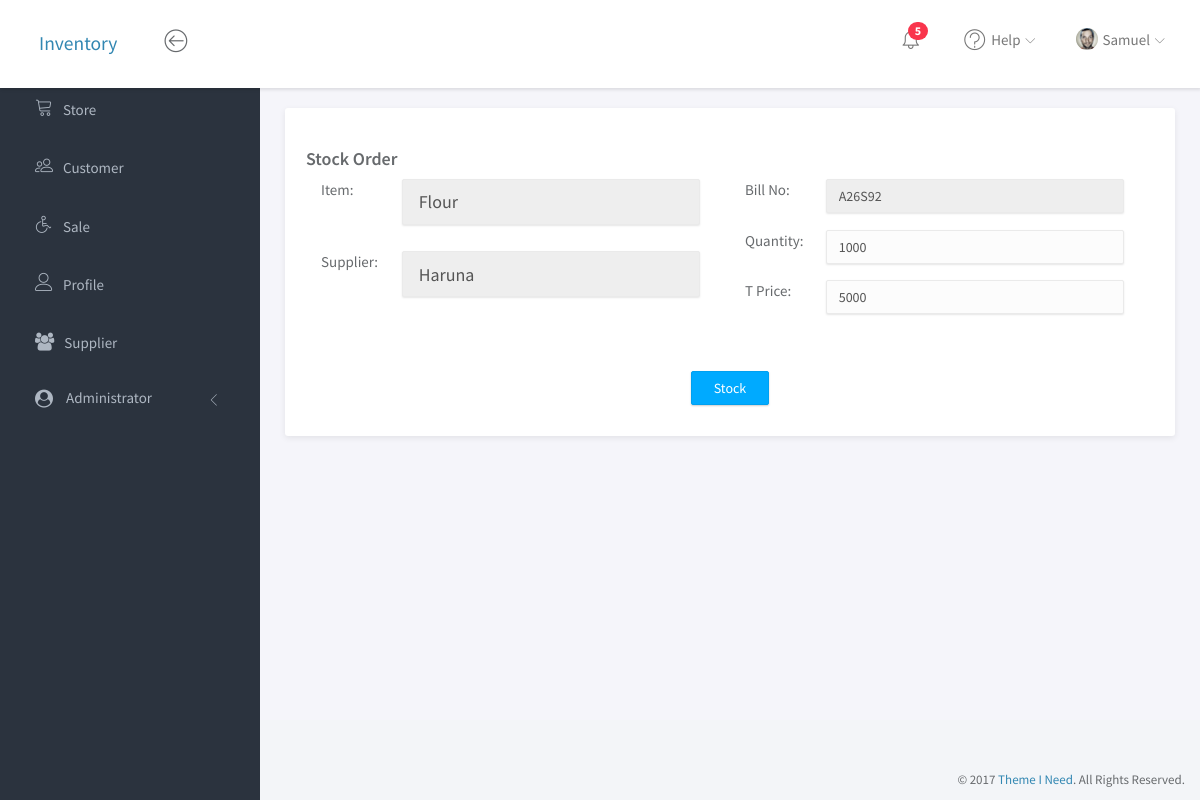
Screenshot of /supplier/order/1/stock/ (signed in) with the database file from the repository.
### store/models.py (models this page shows, shortened)
class RequestOrder(models.Model):
    item = models.ForeignKey(Item, on_delete=models.CASCADE)
    supplier = models.ForeignKey(Supplier, on_delete=models.CASCADE)
    requested_by = models.ForeignKey(Account, on_delete=models.CASCADE)
    bill_no = models.CharField(max_length=20)
    quantity = models.PositiveIntegerField()
    price = models.PositiveIntegerField()
    stocked = models.BooleanField(default=False
                                  )

class Item(models.Model):
    name = models.CharField(max_length=100)
    price = models.PositiveIntegerField()
    def __str__(self):
        return self.name

### supplier/models.py (models this page shows)
class Supplier(models.Model):
    name = models.CharField(max_length=100)
    address = models.TextField()
    contact = models.CharField(max_length=15)
    def __str__(self):
        return self.name

### supplier/views.py (the view, shortened to what this page needs)
# urls.py: url(r'^order/(?P<key>[0-9]+)/stock/', order_stock, name="order_stock")
def order_stock(request, key):
    order = get_object_or_404(RequestOrder, id=key)
    form = StockOrderForm(request.POST or None)
    user = get_object_or_404(Account, user=request.user)
    context = {
        'order': order,
        'form': form
    }
    return render(request, 'order_stock.html', context)

### store/forms.py
class StockOrderForm(forms.ModelForm):
    quantity = forms.IntegerField(required=True, widget=forms.NumberInput(
        attrs={'placeholder': 'Requested Quantity', 'class': 'form-control'}))
    price = forms.IntegerField(required=True, widget=forms.NumberInput(
        attrs={'placeholder': 'Price', 'class': 'form-control'}))
    class Meta:
        model = RequestOrder
        fields = ('price', 'quantity')

### cart/context_processors.py (called while the page is built)
def cart(request):
    return {'cart': Cart(request) }

### index/templatetags/nav_modifiers.py (called while the page is built)
@register.simple_tag
def is_active(current_path, link_path, param=None):
    try:
        if param is None:
            if reverse(link_path) == current_path:
                return 'active'
        else:
            if reverse(link_path, param) == current_path:
                return 'active'
            else:
                return ''
    except:
        return ''

### index/utilities.py (called while the page is built)
def user(request):
    if request.user.is_authenticated:
        try:
            user = get_object_or_404(Account, user=request.user)
        except Exception as e:
            return {'user': request.user}
        return {'user': user}
    return {'user': 'None'}

### supplier/templates/order_stock.html (shortened to what this page needs)
{% extends 'base.html' %}
{% load widget_tweaks %}
{% load widget_tweaks %}
{% block content %}
    <div class="panel panel-profile">
        <div class="clearfix">
            <form class="form-auth-small" method="post">
                <div class="profile-detail">
                    <div class="profile-info">
                        <h4 class="heading">Stock Order</h4>
                        <div class="col-sm-6">
                            <ul class="list-unstyled list-justify">
                                <li>
                                    Item:
                                    <span class="col-md-10">
                                        <input type="email" value="{{ order.item }}" readonly
                                               class="form-control input-lg">
                                    </span>
                                </li>
                                <br/><br/>
                                <li>
                                    Supplier:
                                    <span class="col-md-10">
                                        <input type="email" value="{{ order.supplier }}" readonly
                                               class="form-control input-lg">
                                    </span>
                                </li>
                                <br/>
                            </ul>
                        </div>
                        <div class="col-sm-6">
                            <ul class="list-unstyled list-justify">
                                <li>
                                    Bill No:
                                    <span class="col-md-10">
                                        <input type="email" value="{{ order.bill_no }}" readonly class="form-control">
                                    </span>
                                </li>
                                <br/>
                                <li>
                                    Quantity:
                                    <span class="col-md-10">
                                    {% render_field form.quantity value=order.quantity %}
                                    </span>
                                </li>
                                <br/>
                                <li>
                                    T Price:
                                    <span class="col-md-10">
                                        {% render_field form.price value=order.price %}
                                    </span>
                                </li>
                                <br/>
                                <li><span class="col-md-10"></span></li>
                                <br/>
                            </ul>
                        </div>
                    </div>
                    {% if not order.stocked %}
                        <div class="text-center">
                            <button class="btn btn-primary">Stock</button>
                        </div>
                    {% endif %}
                </div>
            </form>
        </div>
    </div>
{% endblock %}

### static/css/main.css (style rules this page uses)
html { position: relative; min-height: 100%; }
body { background-color: #F3F5F8; font-family: "Source Sans Pro", sans-serif; font-size: 15px; color: #676a6d; }
ul.list-justify > li { margin-bottom: 5px; }
ul.list-justify > li span { float: right; }
.form-control { -moz-box-shadow: 0px 1px 2px 0 rgba(0, 0, 0, 0.1); -webkit-box-shadow: 0px 1px 2px 0 rgba(0, 0, 0, 0.1); box-shadow: 0px 1px 2px 0 rgba(0, 0, 0, 0.1); -webkit-border-radius: 2px; -moz-border-radius: 2px; border-radius: 2px; border-color: #eaeaea; background-color: #fcfcfc; }
.btn { -webkit-border-radius: 2px; -moz-border-radius: 2px; border-radius: 2px; -moz-box-shadow: 0px 1px 2px 0 rgba(0, 0, 0, 0.2); -webkit-box-shadow: 0px 1px 2px 0 rgba(0, 0, 0, 0.2); box-shadow: 0px 1px 2px 0 rgba(0, 0, 0, 0.2); padding: 6px 22px; }
.btn-primary { background-color: #00AAFF; border-color: #00a0f0; }
.panel { -webkit-border-radius: 3px; -moz-border-radius: 3px; border-radius: 3px; -moz-box-shadow: 0 2px 6px rgba(0, 0, 0, 0.08); -webkit-box-shadow: 0 2px 6px rgba(0, 0, 0, 0.08); box-shadow: 0 2px 6px rgba(0, 0, 0, 0.08); background-color: #fff; margin-bottom: 30px; }
.panel-profile { position: relative; }
.profile-detail { padding-bottom: 30px; }
.profile-info { padding: 0 20px; margin: 40px 0; }
.profile-info .heading { margin: 0 0 10px 0; font-weight: 600; }
.profile-info ul > li { margin-bottom: 8px; }

### rows the page displays
RequestOrder: item "Flour", supplier "Haruna", bill_no "A26S92", quantity "1000", price "5000"

### other values shown
{{ title }} "Store Customer Sale Profile Supplier"
